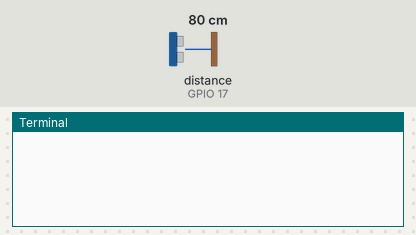
A program run on a simulated Raspberry Pi (BCM pin numbers). On the bench: the last lines printed to the terminal. Inputs (shaded band) come from the test bench; at power-on: distance to the obstacle (sensor on GPIO 17) 80 cm. The echo pulse lasts 58.3 µs per cm; the clock reads 2024-03-15 10:24:30 at power-on unless the program sets it.

Above: at 1.2 s.
1.3 s: distance to the obstacle (sensor on GPIO 17) set to 2 cm
At 3.6 s:
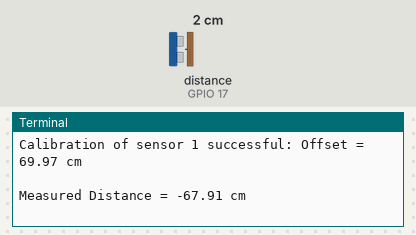
4.3 s: distance to the obstacle (sensor on GPIO 17) set to 4 cm
At 5.1 s:
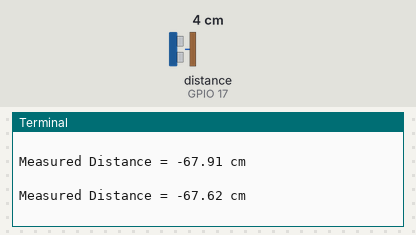
Timing chart, 0 to 7.3 s (numbered marks = the images above; inputs shaded):
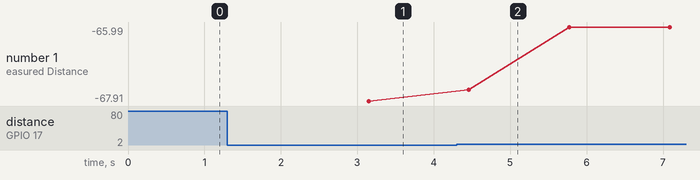

The program:

main.py
```python
# (licence header left out)
# Description
# Ultrasonic module control test
import time
from RPi import GPIO
import UltrasonicModuleControl as ultrasonicModule

try:
    # Calibrate sensor
    ultrasonicModule.calibrate_sensors(distance_sensor_to_object=10)
    while True:
        dist_1 = ultrasonicModule.get_distance_in_cm()
        print("\nMeasured Distance = %.2f cm" % dist_1)
        time.sleep(0.3)

    # Reset by pressing CTRL + C
except (KeyboardInterrupt or IOError):
    print("Measurement stopped by User or IO Error occurred")
    GPIO.cleanup()
```

UltrasonicModuleControl.py
```python
# (licence header left out)
# Description
# Ultrasonic module control

# Useful links
# Shop:
# Code example: https://tutorials-raspberrypi.com/raspberry-pi-ultrasonic-sensor-hc-sr04/
# Remote debug: https://www.youtube.com/watch?v=oikrc1lEMXg&ab_channel=szparacha
# Python version: https://linuxconfig.org/how-to-change-from-default-to-alternative-python-version-on-debian-linux
import time

from UltrasonicModule import UltrasonicModule
import numpy

# Measurments
NUMBER_MEASUREMENTS = 20

# Define sensor module 1
GPIO_TRIGGER_1 = 18
GPIO_ECHO_1 = 17
sensor_1 = UltrasonicModule("1", GPIO_ECHO_1, GPIO_TRIGGER_1)

# Define sensor module 2
#GPIO_TRIGGER_2 = 17
#GPIO_ECHO_2 = 22
#sensor_2 = UltrasonicModule("2", GPIO_ECHO_2, GPIO_TRIGGER_2)

# Add sensor modules
sensor_list = [sensor_1]

def get_distance_in_cm():
    # Add list support
    nr = 0
    return get_distance_mean(sensor_list.__getitem__(nr), NUMBER_MEASUREMENTS)

def get_distance_mean(sensor, numbers_measurements):
    values = numpy.empty([numbers_measurements])

    for count in range(numbers_measurements):
        values[count-1] = sensor.get_distance()
        # Sleep as influence on accuracy
        time.sleep(0.05)

    return values.mean() - sensor.offset

def calibrate_sensor(sensor, distance_sensor_to_object):
    calibration_ongoing = True
    while calibration_ongoing:
        distance = get_distance_mean(sensor, NUMBER_MEASUREMENTS)
        sensor.offset = distance - distance_sensor_to_object
        distance = get_distance_mean(sensor, NUMBER_MEASUREMENTS)
        if distance - distance_sensor_to_object < 0.05:
            calibration_ongoing = False
            print(f"Calibration of sensor {sensor.name} successful: Offset = %.2f cm" % sensor.offset)
        else:
            sensor.offset = 0

def calibrate_sensors(distance_sensor_to_object):
    for sensor in sensor_list:
        calibrate_sensor(sensor, distance_sensor_to_object)
```

UltrasonicModule.py
```python
# (licence header left out)
# Description
# Ultrasonic module class
import time
import RPi.GPIO as GPIO

class UltrasonicModule:
    def __init__(self, name, echo_gpio, trigger_gpio):
        self.name = name
        self.echo_gpio = echo_gpio
        self.trigger_gpio = trigger_gpio
        self.offset = 0.0
        GPIO.setmode(GPIO.BCM)
        GPIO.setup(self.trigger_gpio, GPIO.OUT)
        GPIO.setup(self.echo_gpio, GPIO.IN)


    def get_distance(self):
        # set Trigger to HIGH
        GPIO.output(self.trigger_gpio, True)

        # set Trigger after 0.01ms to LOW
        time.sleep(0.00001)
        GPIO.output(self.trigger_gpio, False)

        start_time = time.time()
        stop_time = time.time()

        # save start_time
        while GPIO.input(self.echo_gpio) == 0:
            start_time = time.time()

        # save time of arrival
        while GPIO.input(self.echo_gpio) == 1:
            stop_time = time.time()

        # time difference between start and arrival
        time_elapsed = stop_time - start_time

        # multiply with the sonic speed (34300 cm/s)
        # and divide by 2, because there and back
        distance_in_cm = (time_elapsed * 34300) / 2

        return distance_in_cm
```

Measured:
- after the input at 1.3 s, the terminal: prints a new line after 1.8 s (image 1)
- after the input at 4.3 s, the terminal: prints a new line after 0.16 s (image 2)
- plotted number 1: -67.91 → -65.99 after the input at 4.3 s
